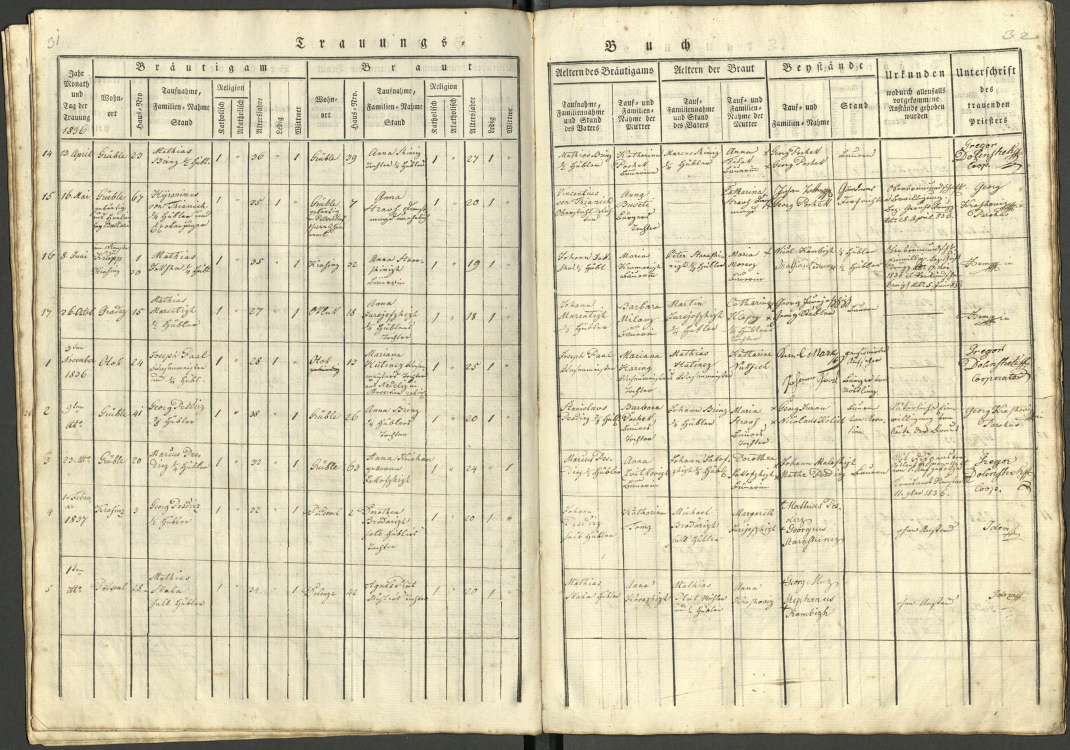
#> input picture research/issue17/p261-work/s17.jpg, 2139 x 1500 px, found by its file name (shown at 1/2 size)
$ python p261_rows.py
#> lines starting #> are read from the running program, lines starting #| are printed output that depends on the picture
#!/usr/bin/env python3
# -*- coding: utf-8 -*-
"""P261 — izrezi s17 (Pag 31/32, 1836-nadaljevanje + 1836/37-restart!).
Metoda P259-PREDPIS: agent-vizija (Read tool), L+R-celotne-vrstice 1:1 + zoom ×3–5
za dvomljive dele. Izrez: levo-margina+datum+Wohnort + desno-starši/priče/duhovnik."""
from PIL import Image
import os

SRC = "research/issue17/p261-work/s17.jpg"
OUT = "/tmp/p261"
os.makedirs(OUT, exist_ok=True)
im = Image.open(SRC)
#> im is the input picture: PIL image 2139x1500 RGB; mean R, G, B 213, 205, 176.9
W, H = im.size  # 2139 x 1500
#> W = 2139; H = 1500

# --- 9 vrstic (ocena y-obsegov iz celotne strani ~1500px) ---
# vrstice pribl.: r14 ~150-255, r15 ~255-350, r16 ~350-430, r17 ~430-505,
# r18 ~505-580, r19 ~580-660, r20 ~660-745, r21 ~745-820, r22 ~820-900
rows = {
    "r14": (140, 258),
    "r15": (258, 352),
    "r16": (352, 432),
    "r17": (432, 506),
    "r18": (506, 582),
    "r19": (582, 662),
    "r20": (662, 748),
    "r21": (748, 824),
    "r22": (824, 910),
}
# levi del (margina+datum+Wohnort+ženin) do x~1070; desni del (nevesta+starši+priče) od x~1000
for name, (y0, y1) in rows.items():
    # cela vrstica L (ženin stran)
    im.crop((80, y0, 1080, y1)).resize((2000, (y1 - y0) * 2), Image.LANCZOS).save(f"{OUT}/s17_{name}_L.png")
    # cela vrstica R (nevesta + starši + priče + duhovnik)
    im.crop((1000, y0, 2100, y1)).resize((2200, (y1 - y0) * 2), Image.LANCZOS).save(f"{OUT}/s17_{name}_R.png")
#> this loop made 9 passes
#> pass 1, `im.crop((80, y0, 1080, y1)).resize((2000, (y1 - y0) * 2), Image.LANCZO..`:
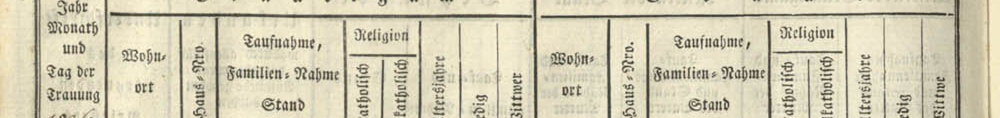
#> saved as s17_r14_L.png: PIL image 2000x236 RGB (shown at 1/2 size); mean R, G, B 210.2, 204.1, 178.9
#> pass 1, `im.crop((1000, y0, 2100, y1)).resize((2200, (y1 - y0) * 2), Image.LANC..`:
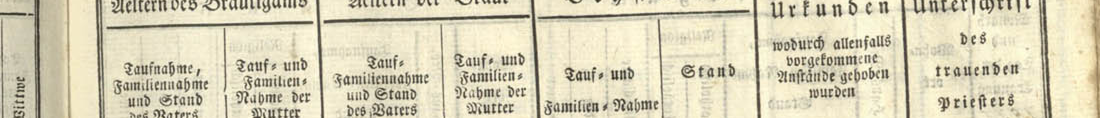
#> saved as s17_r14_R.png: PIL image 2200x236 RGB (shown at 1/2 size); mean R, G, B 215.5, 208.9, 182.4
#> pass 2, `im.crop((80, y0, 1080, y1)).resize((2000, (y1 - y0) * 2), Image.LANCZO..`:
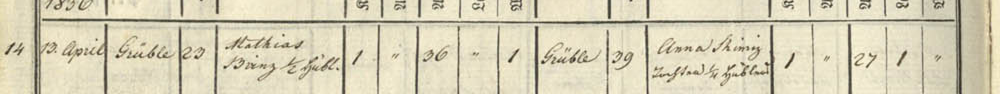
#> saved as s17_r15_L.png: PIL image 2000x188 RGB (shown at 1/2 size); mean R, G, B 215.1, 208.3, 182.6
#> pass 2, `im.crop((1000, y0, 2100, y1)).resize((2200, (y1 - y0) * 2), Image.LANC..`:
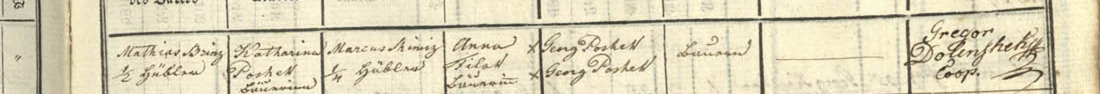
#> saved as s17_r15_R.png: PIL image 2200x188 RGB (shown at 1/2 size); mean R, G, B 220.2, 212.6, 184.6

# --- margina+datum stolpec (cel, ×2) ---
im.crop((80, 140, 420, 910)).resize((680, 1540), Image.LANCZOS).save(f"{OUT}/s17_margins.png")
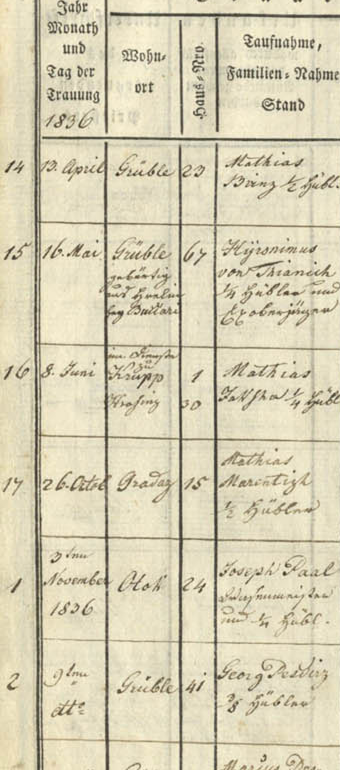
#> saved as s17_margins.png: PIL image 680x1540 RGB (shown at 1/2 size); mean R, G, B 215.8, 208.3, 181.1
#> (the run stopped early here; a loop or call above may not have finished)

$ run again, with research/issue17/p261-work/s18.jpg copied over research/issue17/p261-work/s17.jpg
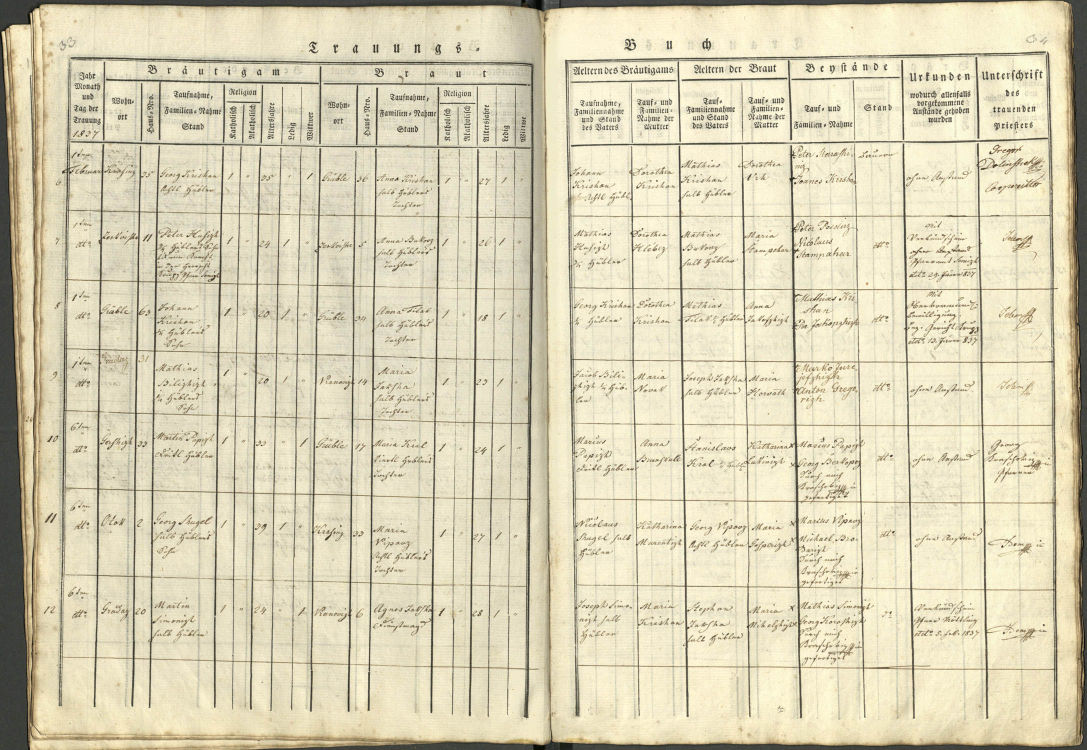
#> input picture research/issue17/p261-work/s18.jpg, 2173 x 1500 px, found by its file name (shown at 1/2 size)
#> im is the input picture: PIL image 2173x1500 RGB; mean R, G, B 216.8, 209.1, 181.1
#> the loop `for name, (y0, y1) in rows.items():` made 9 passes
#> pass 1, `im.crop((1000, y0, 2100, y1)).resize((2200, (y1 - y0) * 2), Image.LANC..`:
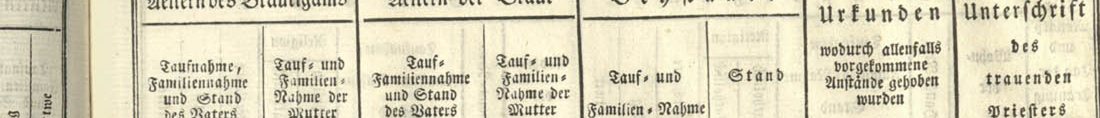
#> saved as s17_r14_R.png: PIL image 2200x236 RGB (shown at 1/2 size); mean R, G, B 218, 212, 185.8
#> `im.crop((80, 140, 420, 910)).resize((680, 1540), Image.LANCZOS).save(f..`:
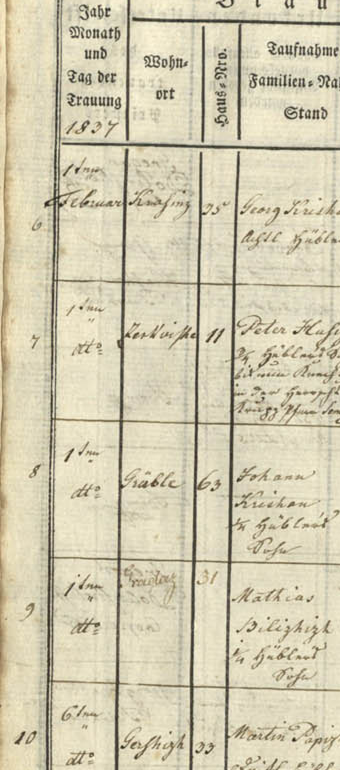
#> saved as s17_margins.png: PIL image 680x1540 RGB (shown at 1/2 size); mean R, G, B 210.7, 203.5, 177

$ run again, with research/issue17/p261-work/z13_m2_pezdirz.png saved as research/issue17/p261-work/s17.jpg
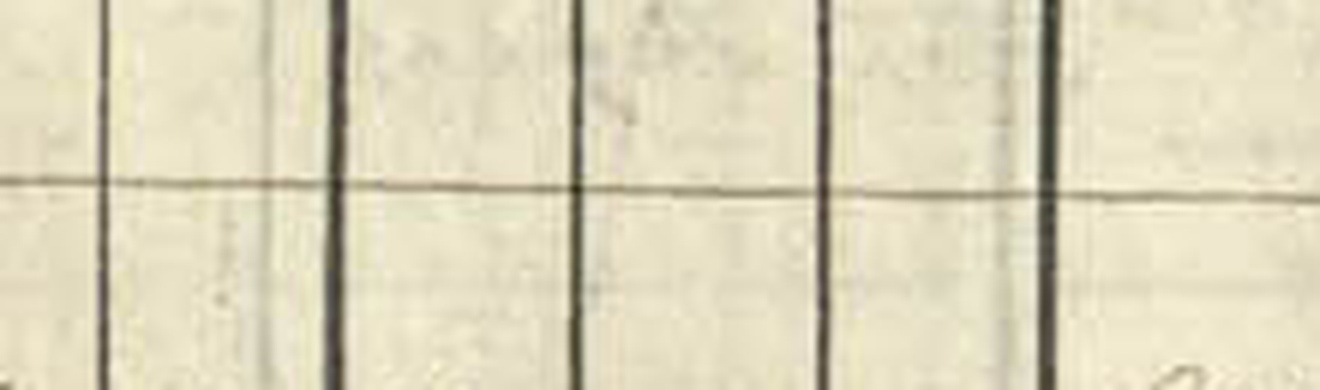
#> input picture research/issue17/p261-work/z13_m2_pezdirz.png, 1320 x 390 px, found by its file name
#> im is the input picture: PIL image 1320x390 RGB; mean R, G, B 221.7, 215, 188.2
#> the loop `for name, (y0, y1) in rows.items():` made 9 passes
#> pass 1, `im.crop((1000, y0, 2100, y1)).resize((2200, (y1 - y0) * 2), Image.LANC..`:
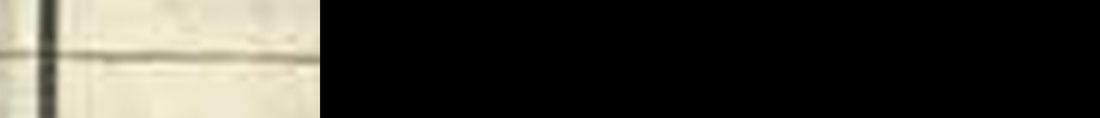
#> saved as s17_r14_R.png: PIL image 2200x236 RGB (shown at 1/2 size); mean R, G, B 64.3, 62.4, 54.7
#> `im.crop((80, 140, 420, 910)).resize((680, 1540), Image.LANCZOS).save(f..`:
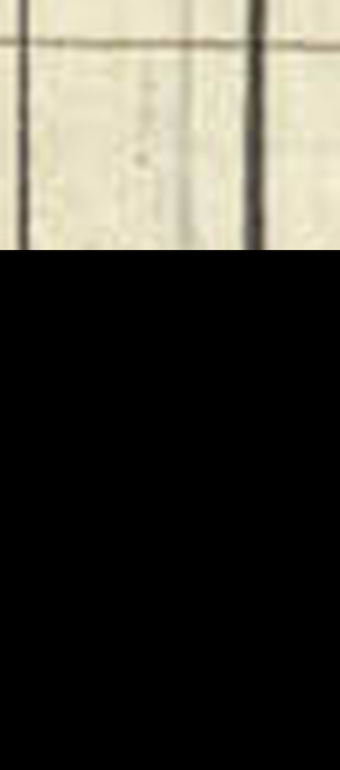
#> saved as s17_margins.png: PIL image 680x1540 RGB (shown at 1/2 size); mean R, G, B 70.5, 68.5, 59.8

$ run again, with research/issue17/p261-work/z15_m2_pezdiriz.png saved as research/issue17/p261-work/s17.jpg
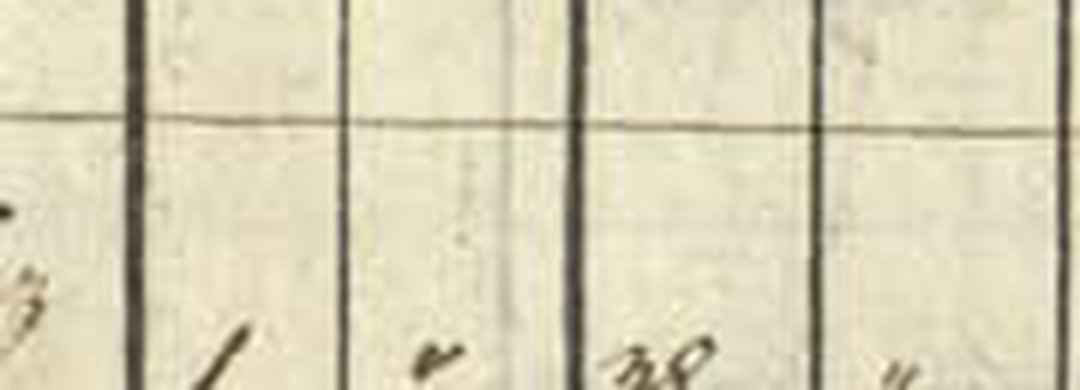
#> input picture research/issue17/p261-work/z15_m2_pezdiriz.png, 1080 x 390 px, found by its file name
#> im is the input picture: PIL image 1080x390 RGB; mean R, G, B 217.2, 210.2, 183.4
#> the loop `for name, (y0, y1) in rows.items():` made 9 passes
#> pass 1, `im.crop((1000, y0, 2100, y1)).resize((2200, (y1 - y0) * 2), Image.LANC..`:
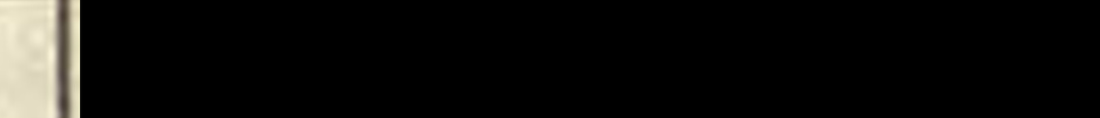
#> saved as s17_r14_R.png: PIL image 2200x236 RGB (shown at 1/2 size); mean R, G, B 15.1, 14.6, 12.8
#> `im.crop((80, 140, 420, 910)).resize((680, 1540), Image.LANCZOS).save(f..`:
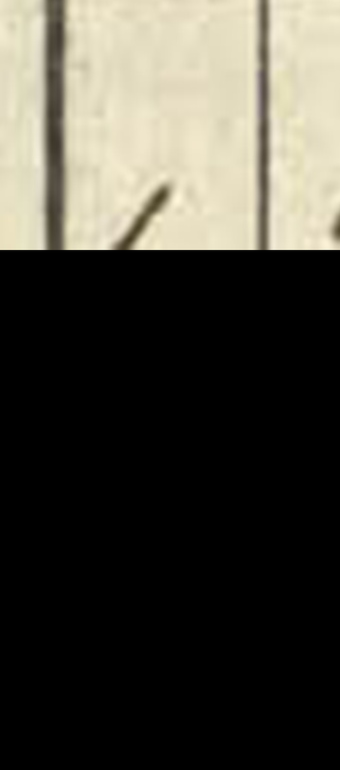
#> saved as s17_margins.png: PIL image 680x1540 RGB (shown at 1/2 size); mean R, G, B 70.1, 67.8, 59
